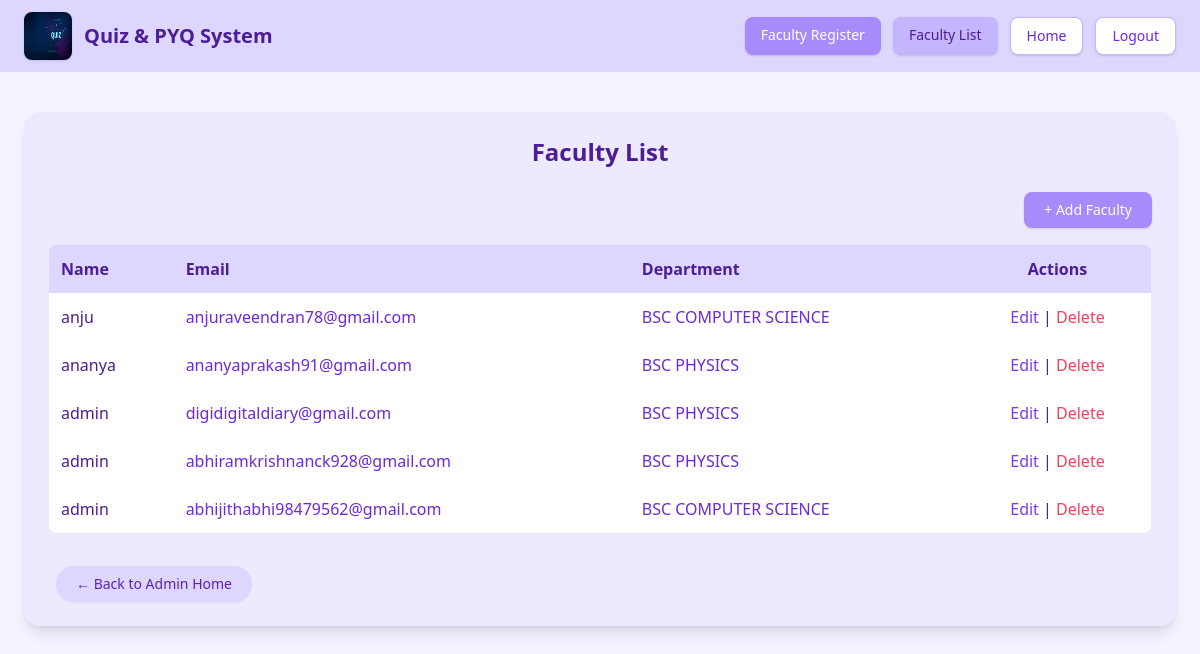
The page /teachers on the database its author committed.
### Common/models.py (models this page shows, shortened)
class FacultyRegistration(models.Model):
    faculty_id = models.CharField(max_length=30, primary_key=True)
    faculty_name = models.CharField(max_length=30)
    password = models.CharField(max_length=128)
    email  = models.EmailField(null=True,unique=True)
    department = models.ForeignKey(
        Department,
        on_delete=models.PROTECT,
        related_name="FACULTY"
    )

class Department(models.Model):
    department_name = models.CharField(max_length=30,)

### user/views.py (the view)
# urls.py: path('teachers',views.teachers,name='teachers_list'),
def teachers(request):
    data = FacultyRegistration.objects.all()
    return render(request, "user/faculty_list.html", {"data": data})

### user/Templates/user/faculty_list.html (shortened to what this page needs)
{% include 'uheader.html' %}
<div class="min-h-screen bg-violet-50 py-10">
<div class="max-w-6xl mx-auto bg-violet-100 p-6 rounded-2xl shadow-lg">
    <h2 class="text-2xl font-bold text-center mb-6 text-violet-900">
        Faculty List
    </h2>
    <div class="flex justify-end mb-4">
        <a href="{% url 'register' %}"
           class="bg-violet-400 text-white px-5 py-2 rounded-lg
                  hover:bg-violet-500 transition text-sm font-medium shadow">
            + Add Faculty
        </a>
    </div>
    <div class="overflow-x-auto">
    <table class="w-full border border-violet-200 rounded-lg overflow-hidden">
        <thead>
        <tr class="bg-violet-200 text-violet-900">
            <th class="p-3 text-left">Name</th>
            <th class="p-3 text-left">Email</th>
            <th class="p-3 text-left">Department</th>
            <th class="p-3 text-center">Actions</th>
        </tr>
        </thead>
        <tbody>
        {% for d in data %}
        <tr class="bg-white hover:bg-violet-50 transition">
            <td class="p-3 font-medium text-violet-900">
                {{ d.faculty_name }}
            </td>
            <td class="p-3 text-violet-700">
                {{ d.email }}
            </td>
            <td class="p-3 text-violet-700">
                {{ d.department.department_name }}
            </td>
            <td class="p-3 text-center">
                <a href="{% url 'faculty_edit' d.pk %}"
                   class="text-violet-600 hover:underline font-medium">
                    Edit
                </a>
                |
                <a href="{% url 'faculty_delete' d.pk %}"
                   onclick="return confirm('Delete faculty?')"
                   class="text-rose-500 hover:underline font-medium">
                    Delete
                </a>
            </td>
        </tr>
        {% endfor %}
        </tbody>
    </table>
    </div>
    <div class="mt-8 ml-2">
    <a href="{% url 'admin_home' %}"
       class="inline-flex items-center gap-2
              px-5 py-2 rounded-full
              bg-violet-200 text-violet-800
              hover:bg-violet-300 transition shadow-sm font-medium text-sm">
        ← Back to Admin Home
    </a>
    </div>
</div>
</div>

### rows shown on the page
FacultyRegistration: faculty_name "anju", email "anjuraveendran78@gmail.com", department.department_name "BSC COMPUTER SCIENCE"
FacultyRegistration: faculty_name "ananya", email "ananyaprakash91@gmail.com", department.department_name "BSC PHYSICS"
FacultyRegistration: faculty_name "admin", email "digidigitaldiary@gmail.com", department.department_name "BSC PHYSICS"
FacultyRegistration: faculty_name "admin", email "abhiramkrishnanck928@gmail.com", department.department_name "BSC PHYSICS"
FacultyRegistration: faculty_name "admin", email "abhijithabhi98479562@gmail.com", department.department_name "BSC COMPUTER SCIENCE"
